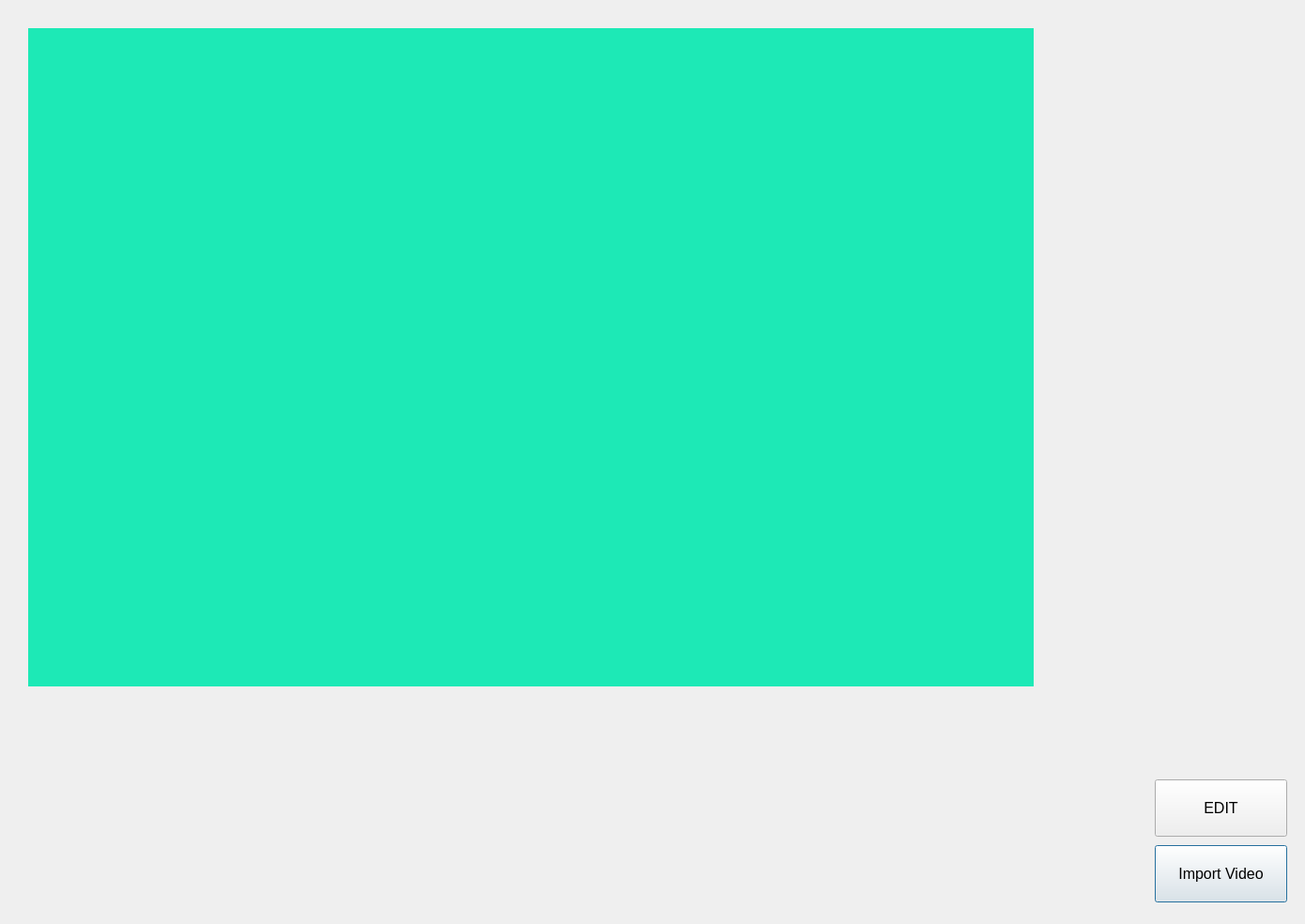
<?xml version="1.0" encoding="UTF-8"?>
<ui version="4.0">
 <class>Dialog</class>
 <widget class="QDialog" name="Dialog">
  <property name="geometry">
   <rect>
    <x>0</x>
    <y>0</y>
    <width>1390</width>
    <height>984</height>
   </rect>
  </property>
  <property name="font">
   <font>
    <pointsize>9</pointsize>
   </font>
  </property>
  <property name="windowTitle">
   <string>Dialog</string>
  </property>
  <widget class="QLabel" name="src">
   <property name="geometry">
    <rect>
     <x>30</x>
     <y>30</y>
     <width>1071</width>
     <height>701</height>
    </rect>
   </property>
   <property name="cursor">
    <cursorShape>ArrowCursor</cursorShape>
   </property>
   <property name="autoFillBackground">
    <bool>false</bool>
   </property>
   <property name="styleSheet">
    <string notr="true">background-color: #1de9b6;
</string>
   </property>
   <property name="frameShape">
    <enum>QFrame::NoFrame</enum>
   </property>
   <property name="lineWidth">
    <number>2</number>
   </property>
   <property name="text">
    <string/>
   </property>
  </widget>
  <widget class="QPushButton" name="import_btn">
   <property name="geometry">
    <rect>
     <x>1230</x>
     <y>900</y>
     <width>141</width>
     <height>61</height>
    </rect>
   </property>
   <property name="font">
    <font>
     <pointsize>12</pointsize>
    </font>
   </property>
   <property name="cursor">
    <cursorShape>PointingHandCursor</cursorShape>
   </property>
   <property name="text">
    <string>Import Video</string>
   </property>
  </widget>
  <widget class="QPushButton" name="edit_btn">
   <property name="geometry">
    <rect>
     <x>1230</x>
     <y>830</y>
     <width>141</width>
     <height>61</height>
    </rect>
   </property>
   <property name="font">
    <font>
     <pointsize>12</pointsize>
    </font>
   </property>
   <property name="cursor">
    <cursorShape>PointingHandCursor</cursorShape>
   </property>
   <property name="text">
    <string>EDIT</string>
   </property>
  </widget>
 </widget>
 <resources/>
 <connections/>
</ui>
